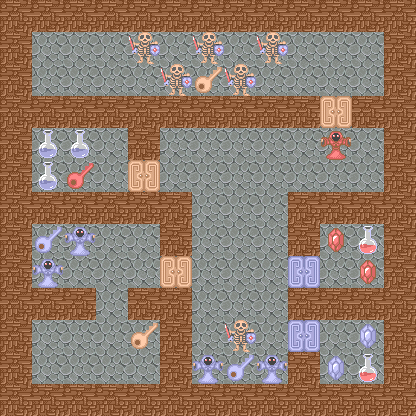

Rendered tile map (Tiled .tmx) drawn with the repository's tilesets; below, a short description and the full map source, tile grids included:
An orthogonal 13x13 tile map with 32x32 px tiles, 5 tile layers (floor, wall, enemy, door, ...), 4 tilesets and 2 objects (2x teleport).

<map version="1.0" tiledversion="1.1.5" orientation="orthogonal" renderorder="right-down" width="13" height="13" tilewidth="32" tileheight="32" infinite="0" nextobjectid="3">
 <tileset firstgid="1" source="terrain.tsx" />
 <tileset firstgid="3" source="enemy.tsx" />
 <tileset firstgid="259" source="door.tsx" />
 <tileset firstgid="275" source="item.tsx" />
 <layer name="floor" width="13" height="13">
  <data encoding="csv">
1,1,1,1,1,1,1,1,1,1,1,1,1,
1,1,1,1,1,1,1,1,1,1,1,1,1,
1,1,1,1,1,1,1,1,1,1,1,1,1,
1,1,1,1,1,1,1,1,1,1,1,1,1,
1,1,1,1,1,1,1,1,1,1,1,1,1,
1,1,1,1,1,1,1,1,1,1,1,1,1,
1,1,1,1,1,1,1,1,1,1,1,1,1,
1,1,1,1,1,1,1,1,1,1,1,1,1,
1,1,1,1,1,1,1,1,1,1,1,1,1,
1,1,1,1,1,1,1,1,1,1,1,1,1,
1,1,1,1,1,1,1,1,1,1,1,1,1,
1,1,1,1,1,1,1,1,1,1,1,1,1,
1,1,1,1,1,1,1,1,1,1,1,1,1
</data>
 </layer>
 <layer name="wall" width="13" height="13">
  <data encoding="csv">
2,2,2,2,2,2,2,2,2,2,2,2,2,
2,0,0,0,0,0,0,0,0,0,0,0,2,
2,0,0,0,0,0,0,0,0,0,0,0,2,
2,2,2,2,2,2,2,2,2,2,0,2,2,
2,0,0,0,2,0,0,0,0,0,0,0,2,
2,0,0,0,0,0,0,0,0,0,0,0,2,
2,2,2,2,2,2,0,0,0,2,2,2,2,
2,0,0,0,0,2,0,0,0,2,0,0,2,
2,0,0,0,0,0,0,0,0,0,0,0,2,
2,2,2,0,2,2,0,0,0,2,2,2,2,
2,0,0,0,0,2,0,0,0,0,0,0,2,
2,0,0,0,0,2,0,0,0,2,0,0,2,
2,2,2,2,2,2,2,2,2,2,2,2,2
</data>
 </layer>
 <layer name="enemy" width="13" height="13">
  <data encoding="csv">
0,0,0,0,0,0,0,0,0,0,0,0,0,
0,0,0,0,11,0,11,0,11,0,0,0,0,
0,0,0,0,0,11,0,11,0,0,0,0,0,
0,0,0,0,0,0,0,0,0,0,0,0,0,
0,0,0,0,0,0,0,0,0,0,55,0,0,
0,0,0,0,0,0,0,0,0,0,0,0,0,
0,0,0,0,0,0,0,0,0,0,0,0,0,
0,0,51,0,0,0,0,0,0,0,0,0,0,
0,51,0,0,0,0,0,0,0,0,0,0,0,
0,0,0,0,0,0,0,0,0,0,0,0,0,
0,0,0,0,0,0,0,11,0,0,0,0,0,
0,0,0,0,0,0,51,0,51,0,0,0,0,
0,0,0,0,0,0,0,0,0,0,0,0,0
</data>
 </layer>
 <layer name="door" width="13" height="13">
  <data encoding="csv">
0,0,0,0,0,0,0,0,0,0,0,0,0,
0,0,0,0,0,0,0,0,0,0,0,0,0,
0,0,0,0,0,0,0,0,0,0,0,0,0,
0,0,0,0,0,0,0,0,0,0,259,0,0,
0,0,0,0,0,0,0,0,0,0,0,0,0,
0,0,0,0,259,0,0,0,0,0,0,0,0,
0,0,0,0,0,0,0,0,0,0,0,0,0,
0,0,0,0,0,0,0,0,0,0,0,0,0,
0,0,0,0,0,259,0,0,0,260,0,0,0,
0,0,0,0,0,0,0,0,0,0,0,0,0,
0,0,0,0,0,0,0,0,0,260,0,0,0,
0,0,0,0,0,0,0,0,0,0,0,0,0,
0,0,0,0,0,0,0,0,0,0,0,0,0
</data>
 </layer>
 <layer name="item" width="13" height="13">
  <data encoding="csv">
0,0,0,0,0,0,0,0,0,0,0,0,0,
0,0,0,0,0,0,0,0,0,0,0,0,0,
0,0,0,0,0,0,291,0,0,0,0,0,0,
0,0,0,0,0,0,0,0,0,0,0,0,0,
0,280,280,0,0,0,0,0,0,0,0,0,0,
0,280,293,0,0,0,0,0,0,0,0,0,0,
0,0,0,0,0,0,0,0,0,0,0,0,0,
0,292,0,0,0,0,0,0,0,0,275,279,0,
0,0,0,0,0,0,0,0,0,0,0,275,0,
0,0,0,0,0,0,0,0,0,0,0,0,0,
0,0,0,0,291,0,0,0,0,0,0,276,0,
0,0,0,0,0,0,0,292,0,0,276,279,0,
0,0,0,0,0,0,0,0,0,0,0,0,0
</data>
 </layer>
 <objectgroup name="object">
  <object id="1" type="teleport" x="32" y="32" width="32" height="32">
   <properties>
    <property name="heroTileCoordX" type="int" value="2" />
    <property name="heroTileCoordY" type="int" value="1" />
    <property name="image" value="down_floor.png" />
    <property name="targetMap" value="4" />
   </properties>
  </object>
  <object id="2" type="teleport" x="32" y="352" width="32" height="32">
   <properties>
    <property name="heroTileCoordX" type="int" value="2" />
    <property name="heroTileCoordY" type="int" value="11" />
    <property name="image" value="up_floor.png" />
    <property name="targetMap" value="0" />
   </properties>
  </object>
 </objectgroup>
</map>
